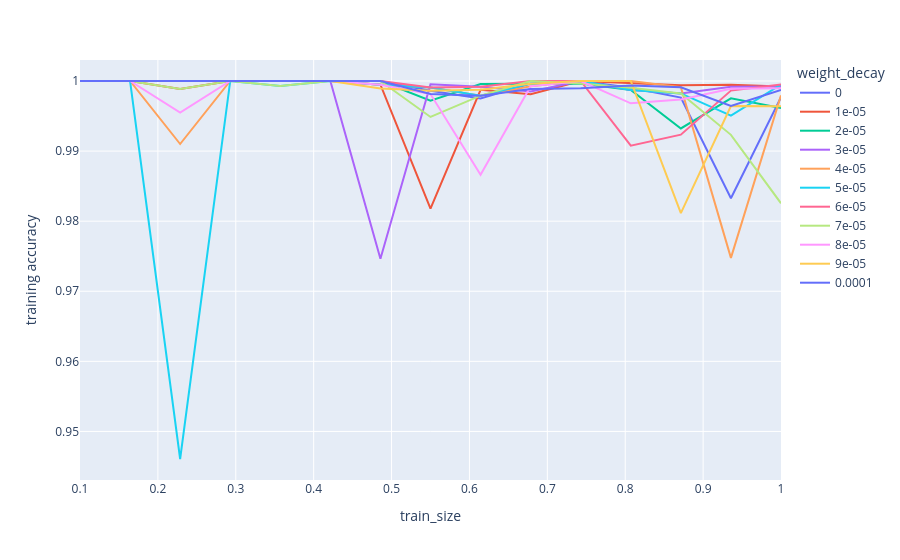
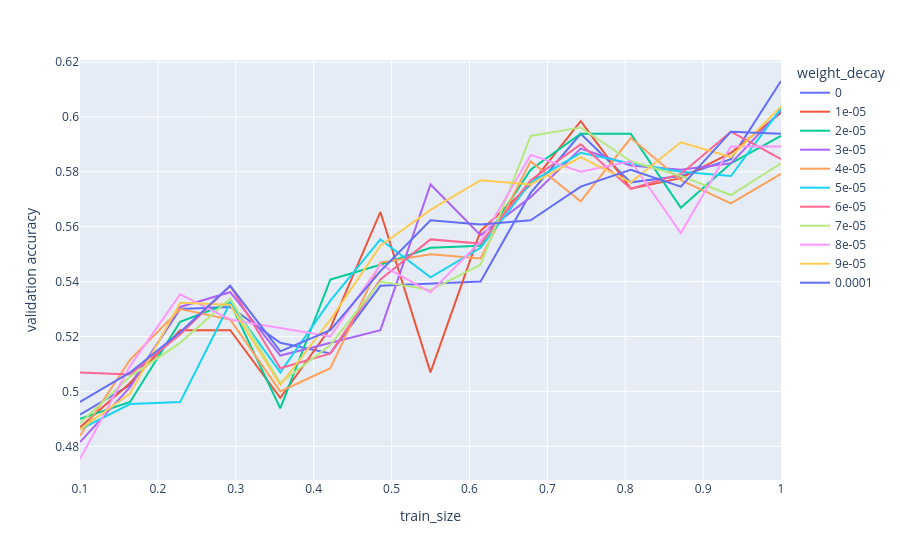

The notebook cell saved with these charts, in order:
### Code cell
train_and_plot_learning_curves(
    [
        NN(hidden_layer_sizes=(128, 128), lr=0.0009, weight_decay=0),
        NN(hidden_layer_sizes=(128, 128), lr=0.0009, weight_decay=0.00001),
        NN(hidden_layer_sizes=(128, 128), lr=0.0009, weight_decay=0.00002),
        NN(hidden_layer_sizes=(128, 128), lr=0.0009, weight_decay=0.00003),
        NN(hidden_layer_sizes=(128, 128), lr=0.0009, weight_decay=0.00004),
        NN(hidden_layer_sizes=(128, 128), lr=0.0009, weight_decay=0.00005),
        NN(hidden_layer_sizes=(128, 128), lr=0.0009, weight_decay=0.00006),
        NN(hidden_layer_sizes=(128, 128), lr=0.0009, weight_decay=0.00007),
        NN(hidden_layer_sizes=(128, 128), lr=0.0009, weight_decay=0.00008),
        NN(hidden_layer_sizes=(128, 128), lr=0.0009, weight_decay=0.00009),
        NN(hidden_layer_sizes=(128, 128), lr=0.0009, weight_decay=0.0001),
    ],
    wine_X_tr,
    wine_y_tr,
    wine_X_val,
    wine_y_val,
    seed,
    "weight_decay"
)

### Figure 1 — Plotly figure (JSON) as saved in the notebook; plotly's stock layout.template omitted (floating-point values rounded to 4 significant figures)
{"data": [{"hovertemplate": "weight_decay=0<br>train_size=%{x}<br>training accuracy=%{y}<extra></extra>", "legendgroup": "0", "line": {"color": "#636efa", "dash": "solid"}, "marker": {"symbol": "circle"}, "mode": "lines", "name": "0", "orientation": "v", "showlegend": true, "type": "scatter", "x": [0.1, 0.1643, 0.2286, 0.2929, 0.3571, 0.4214, 0.4857, 0.55, 0.6143, 0.6786, 0.7429, 0.8071, 0.8714, 0.9357, 1.0], "xaxis": "x", "y": [1.0, 1.0, 1.0, 1.0, 1.0, 1.0, 1.0, 0.9986, 0.9975, 0.9996, 1.0, 0.999, 0.9976, 0.9833, 0.9977], "yaxis": "y"}, {"hovertemplate": "weight_decay=1e-05<br>train_size=%{x}<br>training accuracy=%{y}<extra></extra>", "legendgroup": "1e-05", "line": {"color": "#EF553B", "dash": "solid"}, "marker": {"symbol": "circle"}, "mode": "lines", "name": "1e-05", "orientation": "v", "showlegend": true, "type": "scatter", "x": [0.1, 0.1643, 0.2286, 0.2929, 0.3571, 0.4214, 0.4857, 0.55, 0.6143, 0.6786, 0.7429, 0.8071, 0.8714, 0.9357, 1.0], "xaxis": "x", "y": [1.0, 1.0, 0.9989, 1.0, 1.0, 1.0, 0.9995, 0.9818, 0.9987, 0.9981, 1.0, 0.9997, 0.9994, 0.9995, 0.9992], "yaxis": "y"}, {"hovertemplate": "weight_decay=2e-05<br>train_size=%{x}<br>training accuracy=%{y}<extra></extra>", "legendgroup": "2e-05", "line": {"color": "#00cc96", "dash": "solid"}, "marker": {"symbol": "circle"}, "mode": "lines", "name": "2e-05", "orientation": "v", "showlegend": true, "type": "scatter", "x": [0.1, 0.1643, 0.2286, 0.2929, 0.3571, 0.4214, 0.4857, 0.55, 0.6143, 0.6786, 0.7429, 0.8071, 0.8714, 0.9357, 1.0], "xaxis": "x", "y": [1.0, 1.0, 1.0, 1.0, 1.0, 1.0, 1.0, 0.9972, 0.9996, 0.9996, 0.9997, 0.9987, 0.9932, 0.9975, 0.9962], "yaxis": "y"}, {"hovertemplate": "weight_decay=3e-05<br>train_size=%{x}<br>training accuracy=%{y}<extra></extra>", "legendgroup": "3e-05", "line": {"color": "#ab63fa", "dash": "solid"}, "marker": {"symbol": "circle"}, "mode": "lines", "name": "3e-05", "orientation": "v", "showlegend": true, "type": "scatter", "x": [0.1, 0.1643, 0.2286, 0.2929, 0.3571, 0.4214, 0.4857, 0.55, 0.6143, 0.6786, 0.7429, 0.8071, 0.8714, 0.9357, 1.0], "xaxis": "x", "y": [1.0, 1.0, 1.0, 1.0, 1.0, 1.0, 0.9746, 0.9995, 0.9992, 0.9985, 1.0, 0.9987, 0.9982, 0.9992, 0.9992], "yaxis": "y"}, {"hovertemplate": "weight_decay=4e-05<br>train_size=%{x}<br>training accuracy=%{y}<extra></extra>", "legendgroup": "4e-05", "line": {"color": "#FFA15A", "dash": "solid"}, "marker": {"symbol": "circle"}, "mode": "lines", "name": "4e-05", "orientation": "v", "showlegend": true, "type": "scatter", "x": [0.1, 0.1643, 0.2286, 0.2929, 0.3571, 0.4214, 0.4857, 0.55, 0.6143, 0.6786, 0.7429, 0.8071, 0.8714, 0.9357, 1.0], "xaxis": "x", "y": [1.0, 1.0, 0.991, 1.0, 1.0, 1.0, 0.9995, 0.9991, 0.9979, 0.9992, 1.0, 1.0, 0.9991, 0.9748, 0.9979], "yaxis": "y"}, {"hovertemplate": "weight_decay=5e-05<br>train_size=%{x}<br>training accuracy=%{y}<extra></extra>", "legendgroup": "5e-05", "line": {"color": "#19d3f3", "dash": "solid"}, "marker": {"symbol": "circle"}, "mode": "lines", "name": "5e-05", "orientation": "v", "showlegend": true, "type": "scatter", "x": [0.1, 0.1643, 0.2286, 0.2929, 0.3571, 0.4214, 0.4857, 0.55, 0.6143, 0.6786, 0.7429, 0.8071, 0.8714, 0.9357, 1.0], "xaxis": "x", "y": [1.0, 1.0, 0.9461, 1.0, 0.9993, 1.0, 0.9995, 0.9991, 0.9979, 0.9996, 1.0, 0.9987, 0.9982, 0.9951, 0.9995], "yaxis": "y"}, {"hovertemplate": "weight_decay=6e-05<br>train_size=%{x}<br>training accuracy=%{y}<extra></extra>", "legendgroup": "6e-05", "line": {"color": "#FF6692", "dash": "solid"}, "marker": {"symbol": "circle"}, "mode": "lines", "name": "6e-05", "orientation": "v", "showlegend": true, "type": "scatter", "x": [0.1, 0.1643, 0.2286, 0.2929, 0.3571, 0.4214, 0.4857, 0.55, 0.6143, 0.6786, 0.7429, 0.8071, 0.8714, 0.9357, 1.0], "xaxis": "x", "y": [1.0, 1.0, 1.0, 1.0, 1.0, 1.0, 1.0, 0.9991, 0.9992, 1.0, 1.0, 0.9908, 0.9923, 0.9986, 0.9995], "yaxis": "y"}, {"hovertemplate": "weight_decay=7e-05<br>train_size=%{x}<br>training accuracy=%{y}<extra></extra>", "legendgroup": "7e-05", "line": {"color": "#B6E880", "dash": "solid"}, "marker": {"symbol": "circle"}, "mode": "lines", "name": "7e-05", "orientation": "v", "showlegend": true, "type": "scatter", "x": [0.1, 0.1643, 0.2286, 0.2929, 0.3571, 0.4214, 0.4857, 0.55, 0.6143, 0.6786, 0.7429, 0.8071, 0.8714, 0.9357, 1.0], "xaxis": "x", "y": [1.0, 1.0, 0.9989, 1.0, 0.9993, 1.0, 1.0, 0.9949, 0.9979, 1.0, 0.9997, 0.999, 0.9982, 0.9923, 0.9826], "yaxis": "y"}, {"hovertemplate": "weight_decay=8e-05<br>train_size=%{x}<br>training accuracy=%{y}<extra></extra>", "legendgroup": "8e-05", "line": {"color": "#FF97FF", "dash": "solid"}, "marker": {"symbol": "circle"}, "mode": "lines", "name": "8e-05", "orientation": "v", "showlegend": true, "type": "scatter", "x": [0.1, 0.1643, 0.2286, 0.2929, 0.3571, 0.4214, 0.4857, 0.55, 0.6143, 0.6786, 0.7429, 0.8071, 0.8714, 0.9357, 1.0], "xaxis": "x", "y": [1.0, 1.0, 0.9955, 1.0, 1.0, 1.0, 0.9995, 0.9981, 0.9866, 0.9992, 1.0, 0.9968, 0.9973, 0.9989, 0.999], "yaxis": "y"}, {"hovertemplate": "weight_decay=9e-05<br>train_size=%{x}<br>training accuracy=%{y}<extra></extra>", "legendgroup": "9e-05", "line": {"color": "#FECB52", "dash": "solid"}, "marker": {"symbol": "circle"}, "mode": "lines", "name": "9e-05", "orientation": "v", "showlegend": true, "type": "scatter", "x": [0.1, 0.1643, 0.2286, 0.2929, 0.3571, 0.4214, 0.4857, 0.55, 0.6143, 0.6786, 0.7429, 0.8071, 0.8714, 0.9357, 1.0], "xaxis": "x", "y": [1.0, 1.0, 1.0, 1.0, 1.0, 1.0, 0.9989, 0.9986, 0.9987, 0.9996, 1.0, 1.0, 0.9811, 0.9964, 0.9964], "yaxis": "y"}, {"hovertemplate": "weight_decay=0.0001<br>train_size=%{x}<br>training accuracy=%{y}<extra></extra>", "legendgroup": "0.0001", "line": {"color": "#636efa", "dash": "solid"}, "marker": {"symbol": "circle"}, "mode": "lines", "name": "0.0001", "orientation": "v", "showlegend": true, "type": "scatter", "x": [0.1, 0.1643, 0.2286, 0.2929, 0.3571, 0.4214, 0.4857, 0.55, 0.6143, 0.6786, 0.7429, 0.8071, 0.8714, 0.9357, 1.0], "xaxis": "x", "y": [1.0, 1.0, 1.0, 1.0, 1.0, 1.0, 1.0, 0.9981, 0.9979, 0.9989, 0.999, 0.9994, 0.9991, 0.9964, 0.9987], "yaxis": "y"}], "layout": {"legend": {"title": {"text": "weight_decay"}, "tracegroupgap": 0}, "margin": {"t": 60}, "xaxis": {"anchor": "y", "domain": [0, 1], "title": {"text": "train_size"}}, "yaxis": {"anchor": "x", "domain": [0, 1], "title": {"text": "training accuracy"}}}}

### Figure 2 — Plotly figure (JSON) as saved in the notebook; plotly's stock layout.template omitted (floating-point values rounded to 4 significant figures)
{"data": [{"hovertemplate": "weight_decay=0<br>train_size=%{x}<br>validation accuracy=%{y}<extra></extra>", "legendgroup": "0", "line": {"color": "#636efa", "dash": "solid"}, "marker": {"symbol": "circle"}, "mode": "lines", "name": "0", "orientation": "v", "showlegend": true, "type": "scatter", "x": [0.1, 0.1643, 0.2286, 0.2929, 0.3571, 0.4214, 0.4857, 0.55, 0.6143, 0.6786, 0.7429, 0.8071, 0.8714, 0.9357, 1.0], "xaxis": "x", "y": [0.4915, 0.5023, 0.53, 0.5308, 0.5177, 0.5138, 0.5385, 0.5392, 0.54, 0.5723, 0.5938, 0.5762, 0.5785, 0.5846, 0.6131], "yaxis": "y"}, {"hovertemplate": "weight_decay=1e-05<br>train_size=%{x}<br>validation accuracy=%{y}<extra></extra>", "legendgroup": "1e-05", "line": {"color": "#EF553B", "dash": "solid"}, "marker": {"symbol": "circle"}, "mode": "lines", "name": "1e-05", "orientation": "v", "showlegend": true, "type": "scatter", "x": [0.1, 0.1643, 0.2286, 0.2929, 0.3571, 0.4214, 0.4857, 0.55, 0.6143, 0.6786, 0.7429, 0.8071, 0.8714, 0.9357, 1.0], "xaxis": "x", "y": [0.4869, 0.5031, 0.5223, 0.5223, 0.4977, 0.5231, 0.5654, 0.5069, 0.5585, 0.5754, 0.5985, 0.5738, 0.5777, 0.5869, 0.6015], "yaxis": "y"}, {"hovertemplate": "weight_decay=2e-05<br>train_size=%{x}<br>validation accuracy=%{y}<extra></extra>", "legendgroup": "2e-05", "line": {"color": "#00cc96", "dash": "solid"}, "marker": {"symbol": "circle"}, "mode": "lines", "name": "2e-05", "orientation": "v", "showlegend": true, "type": "scatter", "x": [0.1, 0.1643, 0.2286, 0.2929, 0.3571, 0.4214, 0.4857, 0.55, 0.6143, 0.6786, 0.7429, 0.8071, 0.8714, 0.9357, 1.0], "xaxis": "x", "y": [0.49, 0.4962, 0.5254, 0.5323, 0.4938, 0.5408, 0.5462, 0.5523, 0.5531, 0.5808, 0.5938, 0.5938, 0.5669, 0.5831, 0.5931], "yaxis": "y"}, {"hovertemplate": "weight_decay=3e-05<br>train_size=%{x}<br>validation accuracy=%{y}<extra></extra>", "legendgroup": "3e-05", "line": {"color": "#ab63fa", "dash": "solid"}, "marker": {"symbol": "circle"}, "mode": "lines", "name": "3e-05", "orientation": "v", "showlegend": true, "type": "scatter", "x": [0.1, 0.1643, 0.2286, 0.2929, 0.3571, 0.4214, 0.4857, 0.55, 0.6143, 0.6786, 0.7429, 0.8071, 0.8714, 0.9357, 1.0], "xaxis": "x", "y": [0.4815, 0.5015, 0.5308, 0.5362, 0.5131, 0.5177, 0.5223, 0.5754, 0.5569, 0.5708, 0.5885, 0.5823, 0.5808, 0.5831, 0.6023], "yaxis": "y"}, {"hovertemplate": "weight_decay=4e-05<br>train_size=%{x}<br>validation accuracy=%{y}<extra></extra>", "legendgroup": "4e-05", "line": {"color": "#FFA15A", "dash": "solid"}, "marker": {"symbol": "circle"}, "mode": "lines", "name": "4e-05", "orientation": "v", "showlegend": true, "type": "scatter", "x": [0.1, 0.1643, 0.2286, 0.2929, 0.3571, 0.4214, 0.4857, 0.55, 0.6143, 0.6786, 0.7429, 0.8071, 0.8714, 0.9357, 1.0], "xaxis": "x", "y": [0.4838, 0.5115, 0.53, 0.5262, 0.5, 0.5085, 0.5469, 0.55, 0.5485, 0.5838, 0.5692, 0.5923, 0.5769, 0.5685, 0.5792], "yaxis": "y"}, {"hovertemplate": "weight_decay=5e-05<br>train_size=%{x}<br>validation accuracy=%{y}<extra></extra>", "legendgroup": "5e-05", "line": {"color": "#19d3f3", "dash": "solid"}, "marker": {"symbol": "circle"}, "mode": "lines", "name": "5e-05", "orientation": "v", "showlegend": true, "type": "scatter", "x": [0.1, 0.1643, 0.2286, 0.2929, 0.3571, 0.4214, 0.4857, 0.55, 0.6143, 0.6786, 0.7429, 0.8071, 0.8714, 0.9357, 1.0], "xaxis": "x", "y": [0.4862, 0.4954, 0.4962, 0.5323, 0.5069, 0.5331, 0.5554, 0.5415, 0.5523, 0.5762, 0.5869, 0.5831, 0.58, 0.5785, 0.6031], "yaxis": "y"}, {"hovertemplate": "weight_decay=6e-05<br>train_size=%{x}<br>validation accuracy=%{y}<extra></extra>", "legendgroup": "6e-05", "line": {"color": "#FF6692", "dash": "solid"}, "marker": {"symbol": "circle"}, "mode": "lines", "name": "6e-05", "orientation": "v", "showlegend": true, "type": "scatter", "x": [0.1, 0.1643, 0.2286, 0.2929, 0.3571, 0.4214, 0.4857, 0.55, 0.6143, 0.6786, 0.7429, 0.8071, 0.8714, 0.9357, 1.0], "xaxis": "x", "y": [0.5069, 0.5062, 0.5208, 0.5385, 0.5085, 0.5138, 0.5408, 0.5554, 0.5538, 0.5769, 0.59, 0.5738, 0.5792, 0.5946, 0.5846], "yaxis": "y"}, {"hovertemplate": "weight_decay=7e-05<br>train_size=%{x}<br>validation accuracy=%{y}<extra></extra>", "legendgroup": "7e-05", "line": {"color": "#B6E880", "dash": "solid"}, "marker": {"symbol": "circle"}, "mode": "lines", "name": "7e-05", "orientation": "v", "showlegend": true, "type": "scatter", "x": [0.1, 0.1643, 0.2286, 0.2929, 0.3571, 0.4214, 0.4857, 0.55, 0.6143, 0.6786, 0.7429, 0.8071, 0.8714, 0.9357, 1.0], "xaxis": "x", "y": [0.4885, 0.5054, 0.5177, 0.5338, 0.5031, 0.5169, 0.54, 0.5369, 0.5462, 0.5931, 0.5962, 0.5838, 0.5785, 0.5715, 0.5831], "yaxis": "y"}, {"hovertemplate": "weight_decay=8e-05<br>train_size=%{x}<br>validation accuracy=%{y}<extra></extra>", "legendgroup": "8e-05", "line": {"color": "#FF97FF", "dash": "solid"}, "marker": {"symbol": "circle"}, "mode": "lines", "name": "8e-05", "orientation": "v", "showlegend": true, "type": "scatter", "x": [0.1, 0.1643, 0.2286, 0.2929, 0.3571, 0.4214, 0.4857, 0.55, 0.6143, 0.6786, 0.7429, 0.8071, 0.8714, 0.9357, 1.0], "xaxis": "x", "y": [0.4754, 0.5092, 0.5354, 0.5262, 0.5231, 0.52, 0.5462, 0.5362, 0.5546, 0.5862, 0.58, 0.5838, 0.5577, 0.5892, 0.5892], "yaxis": "y"}, {"hovertemplate": "weight_decay=9e-05<br>train_size=%{x}<br>validation accuracy=%{y}<extra></extra>", "legendgroup": "9e-05", "line": {"color": "#FECB52", "dash": "solid"}, "marker": {"symbol": "circle"}, "mode": "lines", "name": "9e-05", "orientation": "v", "showlegend": true, "type": "scatter", "x": [0.1, 0.1643, 0.2286, 0.2929, 0.3571, 0.4214, 0.4857, 0.55, 0.6143, 0.6786, 0.7429, 0.8071, 0.8714, 0.9357, 1.0], "xaxis": "x", "y": [0.4862, 0.4992, 0.5323, 0.5315, 0.5023, 0.5262, 0.5531, 0.5662, 0.5769, 0.5754, 0.5854, 0.5762, 0.5908, 0.5854, 0.6038], "yaxis": "y"}, {"hovertemplate": "weight_decay=0.0001<br>train_size=%{x}<br>validation accuracy=%{y}<extra></extra>", "legendgroup": "0.0001", "line": {"color": "#636efa", "dash": "solid"}, "marker": {"symbol": "circle"}, "mode": "lines", "name": "0.0001", "orientation": "v", "showlegend": true, "type": "scatter", "x": [0.1, 0.1643, 0.2286, 0.2929, 0.3571, 0.4214, 0.4857, 0.55, 0.6143, 0.6786, 0.7429, 0.8071, 0.8714, 0.9357, 1.0], "xaxis": "x", "y": [0.4962, 0.5069, 0.5215, 0.5385, 0.5146, 0.5223, 0.5438, 0.5623, 0.5608, 0.5623, 0.5746, 0.5808, 0.5746, 0.5946, 0.5938], "yaxis": "y"}], "layout": {"legend": {"title": {"text": "weight_decay"}, "tracegroupgap": 0}, "margin": {"t": 60}, "xaxis": {"anchor": "y", "domain": [0, 1], "title": {"text": "train_size"}}, "yaxis": {"anchor": "x", "domain": [0, 1], "title": {"text": "validation accuracy"}}}}
